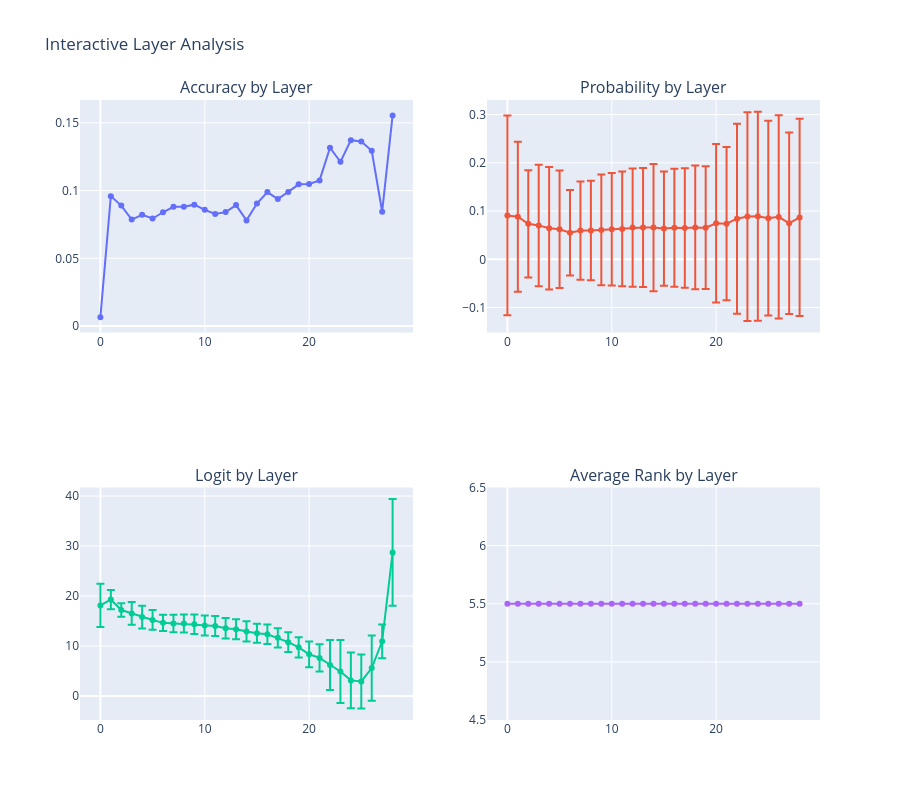
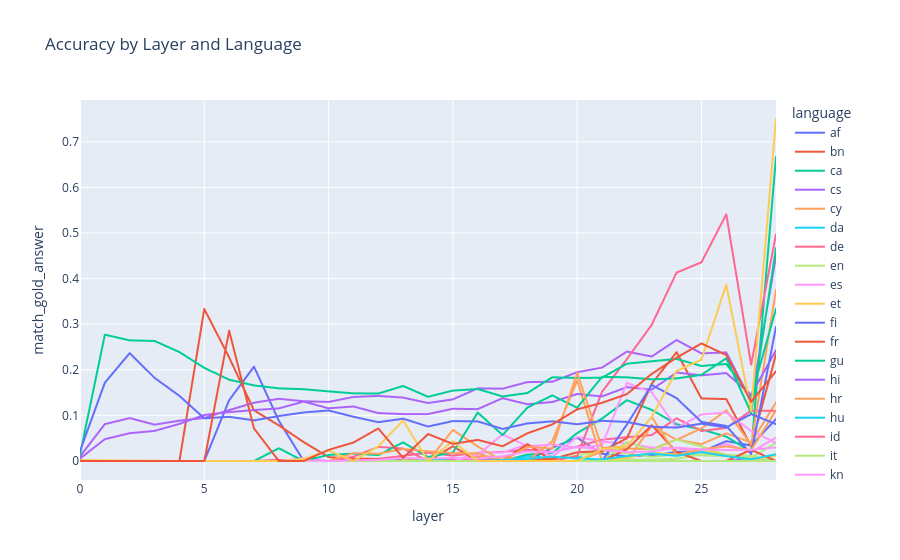
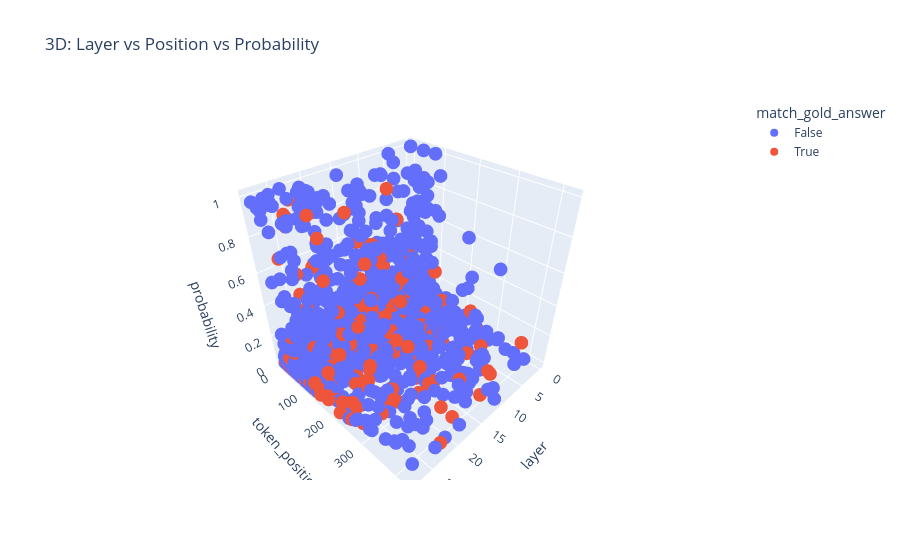

The notebook cell saved with these charts, in order:
### Code cell
print("Creating interactive Plotly visualizations...")

# Interactive layer progression
layer_stats = df.groupby('layer').agg({
    'match_gold_answer': 'mean',
    'probability': ['mean', 'std'],
    'logit': ['mean', 'std'],
    'rank': 'mean'
}).round(4)

layer_stats.columns = ['accuracy', 'prob_mean', 'prob_std', 'logit_mean', 'logit_std', 'avg_rank']
layer_stats = layer_stats.reset_index()

fig_interactive = make_subplots(
    rows=2, cols=2,
    subplot_titles=('Accuracy by Layer', 'Probability by Layer', 
                   'Logit by Layer', 'Average Rank by Layer'),
    specs=[[{"secondary_y": False}, {"secondary_y": False}],
           [{"secondary_y": False}, {"secondary_y": False}]]
)

# Add traces
fig_interactive.add_trace(
    go.Scatter(x=layer_stats['layer'], y=layer_stats['accuracy'], 
              mode='lines+markers', name='Accuracy'),
    row=1, col=1
)

fig_interactive.add_trace(
    go.Scatter(x=layer_stats['layer'], y=layer_stats['prob_mean'],
              error_y=dict(type='data', array=layer_stats['prob_std']),
              mode='lines+markers', name='Probability'),
    row=1, col=2
)

fig_interactive.add_trace(
    go.Scatter(x=layer_stats['layer'], y=layer_stats['logit_mean'],
              error_y=dict(type='data', array=layer_stats['logit_std']),
              mode='lines+markers', name='Logit'),
    row=2, col=1
)

fig_interactive.add_trace(
    go.Scatter(x=layer_stats['layer'], y=layer_stats['avg_rank'],
              mode='lines+markers', name='Avg Rank'),
    row=2, col=2
)

fig_interactive.update_layout(height=800, showlegend=False, 
                            title_text="Interactive Layer Analysis")
fig_interactive.show()

# Interactive language comparison
lang_layer_data = df.groupby(['language', 'layer'])['match_gold_answer'].mean().reset_index()
fig_lang = px.line(lang_layer_data, x='layer', y='match_gold_answer', 
                   color='language', title='Accuracy by Layer and Language')
fig_lang.show()

# Interactive 3D scatter
sample_3d = df.sample(5000)  # Sample for 3D plot performance
fig_3d = px.scatter_3d(sample_3d, x='layer', y='token_position', z='probability',
                       color='match_gold_answer', title='3D: Layer vs Position vs Probability')
fig_3d.show()

print("Analysis complete! All visualizations have been generated.")

### Figure 1 — Plotly figure (JSON) as saved in the notebook; plotly's stock layout.template omitted (floating-point values rounded to 4 significant figures)
{"data": [{"mode": "lines+markers", "name": "Accuracy", "type": "scatter", "x": [0, 1, 2, 3, 4, 5, 6, 7, 8, 9, 10, 11, 12, 13, 14, 15, 16, 17, 18, 19, 20, 21, 22, 23, 24, 25, 26, 27, 28], "xaxis": "x", "y": [0.0066, 0.0959, 0.0889, 0.0786, 0.0821, 0.0794, 0.084, 0.088, 0.0881, 0.0896, 0.0858, 0.0827, 0.0841, 0.0893, 0.078, 0.0904, 0.0989, 0.0938, 0.099, 0.1046, 0.1049, 0.1075, 0.1316, 0.1212, 0.1372, 0.1362, 0.1294, 0.0844, 0.1555], "yaxis": "y"}, {"error_y": {"array": [0.2071, 0.1555, 0.1111, 0.126, 0.1269, 0.1217, 0.0885, 0.102, 0.1031, 0.1146, 0.1167, 0.1191, 0.1224, 0.1234, 0.1318, 0.1184, 0.1222, 0.1239, 0.1282, 0.127, 0.1645, 0.159, 0.1969, 0.2162, 0.2168, 0.2018, 0.2107, 0.188, 0.2044], "type": "data"}, "mode": "lines+markers", "name": "Probability", "type": "scatter", "x": [0, 1, 2, 3, 4, 5, 6, 7, 8, 9, 10, 11, 12, 13, 14, 15, 16, 17, 18, 19, 20, 21, 22, 23, 24, 25, 26, 27, 28], "xaxis": "x2", "y": [0.091, 0.0884, 0.0736, 0.0703, 0.0644, 0.0623, 0.0551, 0.0595, 0.0598, 0.061, 0.0622, 0.0631, 0.0658, 0.0659, 0.0658, 0.0637, 0.0656, 0.0651, 0.0662, 0.0657, 0.0748, 0.0739, 0.0842, 0.0886, 0.0894, 0.0853, 0.088, 0.0747, 0.0868], "yaxis": "y2"}, {"error_y": {"array": [4.311, 1.924, 1.333, 2.269, 2.276, 1.968, 1.636, 1.754, 1.796, 1.96, 1.984, 1.981, 2.069, 1.998, 2.013, 1.898, 1.938, 1.915, 1.975, 2.027, 2.571, 2.728, 4.988, 6.296, 5.556, 5.391, 6.524, 3.398, 10.67], "type": "data"}, "mode": "lines+markers", "name": "Logit", "type": "scatter", "x": [0, 1, 2, 3, 4, 5, 6, 7, 8, 9, 10, 11, 12, 13, 14, 15, 16, 17, 18, 19, 20, 21, 22, 23, 24, 25, 26, 27, 28], "xaxis": "x3", "y": [18.13, 19.3, 17.2, 16.52, 15.78, 15.21, 14.64, 14.51, 14.52, 14.35, 14.11, 14.0, 13.56, 13.36, 12.92, 12.55, 12.35, 11.64, 10.77, 9.737, 8.344, 7.626, 6.211, 4.904, 3.127, 2.917, 5.591, 10.93, 28.72], "yaxis": "y3"}, {"mode": "lines+markers", "name": "Avg Rank", "type": "scatter", "x": [0, 1, 2, 3, 4, 5, 6, 7, 8, 9, 10, 11, 12, 13, 14, 15, 16, 17, 18, 19, 20, 21, 22, 23, 24, 25, 26, 27, 28], "xaxis": "x4", "y": [5.5, 5.5, 5.5, 5.5, 5.5, 5.5, 5.5, 5.5, 5.5, 5.5, 5.5, 5.5, 5.5, 5.5, 5.5, 5.5, 5.5, 5.5, 5.5, 5.5, 5.5, 5.5, 5.5, 5.5, 5.5, 5.5, 5.5, 5.5, 5.5], "yaxis": "y4"}], "layout": {"annotations": [{"font": {"size": 16}, "showarrow": false, "text": "Accuracy by Layer", "x": 0.225, "xanchor": "center", "xref": "paper", "y": 1, "yanchor": "bottom", "yref": "paper"}, {"font": {"size": 16}, "showarrow": false, "text": "Probability by Layer", "x": 0.775, "xanchor": "center", "xref": "paper", "y": 1, "yanchor": "bottom", "yref": "paper"}, {"font": {"size": 16}, "showarrow": false, "text": "Logit by Layer", "x": 0.225, "xanchor": "center", "xref": "paper", "y": 0.375, "yanchor": "bottom", "yref": "paper"}, {"font": {"size": 16}, "showarrow": false, "text": "Average Rank by Layer", "x": 0.775, "xanchor": "center", "xref": "paper", "y": 0.375, "yanchor": "bottom", "yref": "paper"}], "height": 800, "showlegend": false, "title": {"text": "Interactive Layer Analysis"}, "xaxis": {"anchor": "y", "domain": [0, 0.45]}, "xaxis2": {"anchor": "y2", "domain": [0.55, 1]}, "xaxis3": {"anchor": "y3", "domain": [0, 0.45]}, "xaxis4": {"anchor": "y4", "domain": [0.55, 1]}, "yaxis": {"anchor": "x", "domain": [0.625, 1]}, "yaxis2": {"anchor": "x2", "domain": [0.625, 1]}, "yaxis3": {"anchor": "x3", "domain": [0, 0.375]}, "yaxis4": {"anchor": "x4", "domain": [0, 0.375]}}}

### Figure 2 — Plotly figure (JSON) as saved in the notebook; plotly's stock layout.template omitted (floating-point values rounded to 4 significant figures)
{"data": [{"hovertemplate": "language=af<br>layer=%{x}<br>match_gold_answer=%{y}<extra></extra>", "legendgroup": "af", "line": {"color": "#636efa", "dash": "solid"}, "marker": {"symbol": "circle"}, "mode": "lines", "name": "af", "showlegend": true, "type": "scattergl", "x": [0, 1, 2, 3, 4, 5, 6, 7, 8, 9, 10, 11, 12, 13, 14, 15, 16, 17, 18, 19, 20, 21, 22, 23, 24, 25, 26, 27, 28], "xaxis": "x", "y": [0.0007924, 0.0, 0.0, 0.0, 0.0, 0.0, 0.1333, 0.2069, 0.08824, 0.0, 0.0, 0.0, 0.0, 0.0, 0.0, 0.005284, 0.008357, 0.0, 0.0, 0.02899, 0.05109, 0.01596, 0.01036, 0.0119, 0.0201, 0.02009, 0.04348, 0.03409, 0.09187], "yaxis": "y"}, {"hovertemplate": "language=bn<br>layer=%{x}<br>match_gold_answer=%{y}<extra></extra>", "legendgroup": "bn", "line": {"color": "#EF553B", "dash": "solid"}, "marker": {"symbol": "circle"}, "mode": "lines", "name": "bn", "showlegend": true, "type": "scattergl", "x": [0, 1, 2, 3, 4, 5, 6, 7, 8, 9, 10, 11, 12, 13, 14, 15, 16, 17, 18, 19, 20, 21, 22, 23, 24, 25, 26, 27, 28], "xaxis": "x", "y": [0.0, 0.0, 0.0, 0.0, 0.0, 0.0, 0.0, 0.0, 0.0, 0.0, 0.0, 0.0, 0.0, 0.0, 0.0, 0.0, 0.0, 0.0, 0.0, 0.0, 0.0, 0.0, 0.0, 0.0, 0.0, 0.0, 0.0, 0.0, 0.0], "yaxis": "y"}, {"hovertemplate": "language=ca<br>layer=%{x}<br>match_gold_answer=%{y}<extra></extra>", "legendgroup": "ca", "line": {"color": "#00cc96", "dash": "solid"}, "marker": {"symbol": "circle"}, "mode": "lines", "name": "ca", "showlegend": true, "type": "scattergl", "x": [0, 1, 2, 3, 4, 5, 6, 7, 8, 9, 10, 11, 12, 13, 14, 15, 16, 17, 18, 19, 20, 21, 22, 23, 24, 25, 26, 27, 28], "xaxis": "x", "y": [0.002327, 0.0, 0.0, 0.0, 0.0, 0.0, 0.0, 0.0, 0.0, 0.0, 0.0, 0.0, 0.0, 0.0, 0.0, 0.0, 0.0, 0.0, 0.01408, 0.01754, 0.06122, 0.09302, 0.1333, 0.1121, 0.08065, 0.06916, 0.05357, 0.02009, 0.6667], "yaxis": "y"}, {"hovertemplate": "language=cs<br>layer=%{x}<br>match_gold_answer=%{y}<extra></extra>", "legendgroup": "cs", "line": {"color": "#ab63fa", "dash": "solid"}, "marker": {"symbol": "circle"}, "mode": "lines", "name": "cs", "showlegend": true, "type": "scattergl", "x": [0, 2, 4, 6, 7, 8, 9, 10, 11, 12, 13, 14, 15, 16, 17, 18, 19, 20, 21, 22, 23, 24, 25, 26, 27, 28], "xaxis": "x", "y": [0.0, 0.0, 0.0, 0.0, 0.0, 0.0, 0.0, 0.0, 0.0, 0.0, 0.0, 0.0, 0.0, 0.0, 0.0, 0.0, 0.0, 0.0, 0.0, 0.0, 0.0, 0.0, 0.0, 0.0, 0.005988, 0.0], "yaxis": "y"}, {"hovertemplate": "language=cy<br>layer=%{x}<br>match_gold_answer=%{y}<extra></extra>", "legendgroup": "cy", "line": {"color": "#FFA15A", "dash": "solid"}, "marker": {"symbol": "circle"}, "mode": "lines", "name": "cy", "showlegend": true, "type": "scattergl", "x": [0, 1, 2, 3, 4, 5, 6, 7, 8, 9, 10, 11, 12, 13, 14, 15, 16, 17, 18, 19, 20, 21, 22, 23, 24, 25, 26, 27, 28], "xaxis": "x", "y": [0.0, 0.0, 0.0, 0.0, 0.0, 0.0, 0.0, 0.0, 0.0, 0.002703, 0.0, 0.0, 0.0, 0.0, 0.006849, 0.004843, 0.009709, 0.008982, 0.002309, 0.0, 0.0, 0.02058, 0.02745, 0.02579, 0.0471, 0.03695, 0.06061, 0.04056, 0.1282], "yaxis": "y"}, {"hovertemplate": "language=da<br>layer=%{x}<br>match_gold_answer=%{y}<extra></extra>", "legendgroup": "da", "line": {"color": "#19d3f3", "dash": "solid"}, "marker": {"symbol": "circle"}, "mode": "lines", "name": "da", "showlegend": true, "type": "scattergl", "x": [0, 4, 5, 6, 7, 8, 9, 10, 11, 12, 13, 14, 15, 16, 17, 18, 19, 20, 21, 22, 23, 24, 25, 26, 27, 28], "xaxis": "x", "y": [0.0, 0.0, 0.0, 0.0, 0.0, 0.0, 0.0, 0.0, 0.0, 0.0, 0.0, 0.0, 0.0, 0.0, 0.0, 0.0102, 0.00641, 0.009346, 0.0, 0.0, 0.0, 0.0, 0.0, 0.0, 0.00119, 0.0], "yaxis": "y"}, {"hovertemplate": "language=de<br>layer=%{x}<br>match_gold_answer=%{y}<extra></extra>", "legendgroup": "de", "line": {"color": "#FF6692", "dash": "solid"}, "marker": {"symbol": "circle"}, "mode": "lines", "name": "de", "showlegend": true, "type": "scattergl", "x": [0, 1, 2, 3, 4, 5, 6, 7, 8, 9, 10, 11, 12, 13, 14, 15, 16, 17, 18, 19, 20, 21, 22, 23, 24, 25, 26, 27, 28], "xaxis": "x", "y": [0.000452, 0.0, 0.0, 0.0, 0.0, 0.0, 0.0, 0.0, 0.002674, 0.0, 0.0, 0.002681, 0.00486, 0.01128, 0.01815, 0.01176, 0.01781, 0.02001, 0.02506, 0.01921, 0.03146, 0.0467, 0.05209, 0.05692, 0.09367, 0.06578, 0.07247, 0.1106, 0.11], "yaxis": "y"}, {"hovertemplate": "language=en<br>layer=%{x}<br>match_gold_answer=%{y}<extra></extra>", "legendgroup": "en", "line": {"color": "#B6E880", "dash": "solid"}, "marker": {"symbol": "circle"}, "mode": "lines", "name": "en", "showlegend": true, "type": "scattergl", "x": [0, 1, 2, 3, 4, 5, 6, 7, 8, 9, 10, 11, 12, 13, 14, 15, 16, 17, 18, 19, 20, 21, 22, 23, 24, 25, 26, 27, 28], "xaxis": "x", "y": [0.000126, 0.0, 0.0, 0.0, 0.0, 0.0, 0.0, 0.0, 0.0, 0.0, 0.0, 0.0005385, 0.001423, 0.0, 0.0, 0.001117, 0.000761, 0.001685, 0.003401, 0.004644, 0.01193, 0.02327, 0.01631, 0.00908, 0.01461, 0.01226, 0.01047, 0.006903, 0.04009], "yaxis": "y"}, {"hovertemplate": "language=es<br>layer=%{x}<br>match_gold_answer=%{y}<extra></extra>", "legendgroup": "es", "line": {"color": "#FF97FF", "dash": "solid"}, "marker": {"symbol": "circle"}, "mode": "lines", "name": "es", "showlegend": true, "type": "scattergl", "x": [0, 1, 2, 3, 4, 5, 6, 7, 8, 9, 10, 11, 12, 13, 14, 15, 16, 17, 18, 19, 20, 21, 22, 23, 24, 25, 26, 27, 28], "xaxis": "x", "y": [0.0004097, 0.0, 0.0, 0.0, 0.0, 0.0, 0.0, 0.0, 0.0, 0.006309, 0.0, 0.001908, 0.0, 0.0, 0.0, 0.0, 0.01826, 0.0186, 0.03672, 0.009259, 0.05291, 0.04225, 0.03902, 0.02959, 0.02797, 0.01942, 0.03738, 0.01962, 0.05128], "yaxis": "y"}, {"hovertemplate": "language=et<br>layer=%{x}<br>match_gold_answer=%{y}<extra></extra>", "legendgroup": "et", "line": {"color": "#FECB52", "dash": "solid"}, "marker": {"symbol": "circle"}, "mode": "lines", "name": "et", "showlegend": true, "type": "scattergl", "x": [0, 1, 2, 3, 4, 5, 6, 7, 8, 9, 10, 11, 12, 13, 14, 15, 16, 17, 18, 19, 20, 21, 22, 23, 24, 25, 26, 27, 28], "xaxis": "x", "y": [0.0, 0.0, 0.0, 0.0, 0.0, 0.0, 0.0, 0.0, 0.0, 0.0, 0.0, 0.0, 0.0, 0.0, 0.0, 0.0, 0.0, 0.0, 0.0, 0.0, 0.0, 0.0, 0.0, 0.0, 0.0, 0.0, 0.0, 0.0, 0.0], "yaxis": "y"}, {"hovertemplate": "language=fi<br>layer=%{x}<br>match_gold_answer=%{y}<extra></extra>", "legendgroup": "fi", "line": {"color": "#636efa", "dash": "solid"}, "marker": {"symbol": "circle"}, "mode": "lines", "name": "fi", "showlegend": true, "type": "scattergl", "x": [0, 1, 3, 4, 5, 6, 7, 8, 9, 10, 11, 12, 13, 14, 15, 16, 17, 18, 19, 20, 21, 22, 23, 24, 25, 26, 27, 28], "xaxis": "x", "y": [0.0, 0.0, 0.0, 0.0, 0.0, 0.0, 0.0, 0.0, 0.0, 0.0, 0.0, 0.0, 0.0, 0.0, 0.0, 0.0, 0.0, 0.0, 0.0, 0.0, 0.0, 0.0, 0.0, 0.0, 0.0, 0.0, 0.0, 0.0], "yaxis": "y"}, {"hovertemplate": "language=fr<br>layer=%{x}<br>match_gold_answer=%{y}<extra></extra>", "legendgroup": "fr", "line": {"color": "#EF553B", "dash": "solid"}, "marker": {"symbol": "circle"}, "mode": "lines", "name": "fr", "showlegend": true, "type": "scattergl", "x": [0, 1, 2, 3, 4, 5, 6, 7, 8, 9, 10, 11, 12, 13, 14, 15, 16, 17, 18, 19, 20, 21, 22, 23, 24, 25, 26, 27, 28], "xaxis": "x", "y": [0.0, 0.0, 0.0, 0.0, 0.0, 0.3333, 0.2273, 0.1111, 0.07812, 0.04138, 0.008559, 0.00491, 0.004762, 0.0007862, 0.00198, 0.0005872, 0.0, 0.002857, 0.004651, 0.004264, 0.01914, 0.02174, 0.04963, 0.1693, 0.2386, 0.1373, 0.1358, 0.03246, 0.2338], "yaxis": "y"}, {"hovertemplate": "language=gu<br>layer=%{x}<br>match_gold_answer=%{y}<extra></extra>", "legendgroup": "gu", "line": {"color": "#00cc96", "dash": "solid"}, "marker": {"symbol": "circle"}, "mode": "lines", "name": "gu", "showlegend": true, "type": "scattergl", "x": [0, 1, 2, 3, 4, 5, 6, 7, 8, 9, 10, 11, 12, 13, 14, 15, 16, 17, 18, 19, 20, 21, 22, 23, 24, 25, 26, 27, 28], "xaxis": "x", "y": [0.0, 0.0, 0.0, 0.0, 0.0, 0.0, 0.0, 0.0, 0.0, 0.0, 0.0, 0.0, 0.0, 0.0, 0.0, 0.0, 0.0, 0.0, 0.0, 0.0, 0.0, 0.0, 0.0, 0.0, 0.0, 0.0, 0.0, 0.0, 0.0], "yaxis": "y"}, {"hovertemplate": "language=hi<br>layer=%{x}<br>match_gold_answer=%{y}<extra></extra>", "legendgroup": "hi", "line": {"color": "#ab63fa", "dash": "solid"}, "marker": {"symbol": "circle"}, "mode": "lines", "name": "hi", "showlegend": true, "type": "scattergl", "x": [0, 1, 2, 3, 4, 5, 6, 7, 8, 9, 10, 11, 12, 13, 14, 15, 16, 17, 18, 19, 20, 21, 22, 23, 24, 25, 26, 27, 28], "xaxis": "x", "y": [0.01013, 0.08087, 0.09406, 0.07968, 0.08842, 0.09432, 0.1116, 0.1278, 0.1365, 0.1309, 0.1296, 0.1404, 0.1427, 0.139, 0.1271, 0.1351, 0.1593, 0.1586, 0.1731, 0.1738, 0.1947, 0.2048, 0.24, 0.2291, 0.2652, 0.236, 0.2381, 0.1312, 0.4491], "yaxis": "y"}, {"hovertemplate": "language=hr<br>layer=%{x}<br>match_gold_answer=%{y}<extra></extra>", "legendgroup": "hr", "line": {"color": "#FFA15A", "dash": "solid"}, "marker": {"symbol": "circle"}, "mode": "lines", "name": "hr", "showlegend": true, "type": "scattergl", "x": [0, 4, 5, 6, 7, 8, 9, 10, 11, 12, 13, 14, 15, 16, 17, 18, 19, 20, 21, 22, 23, 24, 25, 26, 27, 28], "xaxis": "x", "y": [0.0, 0.0, 0.0, 0.0, 0.0, 0.0, 0.0, 0.0, 0.0, 0.0, 0.0, 0.0, 0.06818, 0.03191, 0.0, 0.0, 0.04348, 0.1765, 0.0, 0.0, 0.07692, 0.04651, 0.07143, 0.1111, 0.0356, 0.375], "yaxis": "y"}, {"hovertemplate": "language=hu<br>layer=%{x}<br>match_gold_answer=%{y}<extra></extra>", "legendgroup": "hu", "line": {"color": "#19d3f3", "dash": "solid"}, "marker": {"symbol": "circle"}, "mode": "lines", "name": "hu", "showlegend": true, "type": "scattergl", "x": [0, 5, 6, 7, 8, 9, 10, 11, 12, 13, 14, 15, 16, 17, 18, 19, 21, 22, 23, 24, 25, 26, 27], "xaxis": "x", "y": [0.0, 0.0, 0.0, 0.0, 0.0, 0.0, 0.0, 0.0, 0.0, 0.0, 0.0, 0.0, 0.0, 0.0, 0.0, 0.0, 0.0, 0.0, 0.0, 0.0, 0.0, 0.0, 0.0], "yaxis": "y"}, {"hovertemplate": "language=id<br>layer=%{x}<br>match_gold_answer=%{y}<extra></extra>", "legendgroup": "id", "line": {"color": "#FF6692", "dash": "solid"}, "marker": {"symbol": "circle"}, "mode": "lines", "name": "id", "showlegend": true, "type": "scattergl", "x": [0, 1, 4, 5, 6, 7, 8, 9, 10, 11, 12, 13, 14, 15, 16, 17, 18, 19, 20, 21, 22, 23, 24, 25, 26, 27, 28], "xaxis": "x", "y": [0.0, 0.0, 0.0, 0.0, 0.0, 0.0, 0.0, 0.0, 0.0, 0.009346, 0.03096, 0.02732, 0.0, 0.00266, 0.004706, 0.0, 0.0, 0.0, 0.01099, 0.1516, 0.2235, 0.2987, 0.4131, 0.4358, 0.5411, 0.2112, 0.497], "yaxis": "y"}, {"hovertemplate": "language=it<br>layer=%{x}<br>match_gold_answer=%{y}<extra></extra>", "legendgroup": "it", "line": {"color": "#B6E880", "dash": "solid"}, "marker": {"symbol": "circle"}, "mode": "lines", "name": "it", "showlegend": true, "type": "scattergl", "x": [0, 1, 2, 3, 4, 5, 6, 7, 8, 9, 10, 11, 12, 13, 14, 15, 16, 17, 18, 19, 20, 21, 22, 23, 24, 25, 26, 27, 28], "xaxis": "x", "y": [0.0003461, 0.0, 0.0, 0.0, 0.0, 0.0, 0.0, 0.0, 0.0, 0.0, 0.0, 0.0, 0.0, 0.0, 0.0, 0.0, 0.0, 0.0, 0.0, 0.0, 0.0, 0.0, 0.002725, 0.002667, 0.00489, 0.01449, 0.01003, 0.004509, 0.0], "yaxis": "y"}, {"hovertemplate": "language=kn<br>layer=%{x}<br>match_gold_answer=%{y}<extra></extra>", "legendgroup": "kn", "line": {"color": "#FF97FF", "dash": "solid"}, "marker": {"symbol": "circle"}, "mode": "lines", "name": "kn", "showlegend": true, "type": "scattergl", "x": [0, 1, 2, 3, 4, 5, 6, 7, 8, 9, 10, 11, 12, 13, 14, 15, 16, 17, 18, 19, 20, 21, 22, 23, 24, 25, 26, 27, 28], "xaxis": "x", "y": [0.0, 0.0, 0.0, 0.0, 0.0, 0.0, 0.0, 0.0, 0.0, 0.0, 0.0, 0.0, 0.0, 0.0, 0.0, 0.0, 0.0, 0.0, 0.0, 0.0, 0.0, 0.0, 0.0, 0.0, 0.0, 0.0, 0.0, 0.0, 0.0], "yaxis": "y"}, {"hovertemplate": "language=lt<br>layer=%{x}<br>match_gold_answer=%{y}<extra></extra>", "legendgroup": "lt", "line": {"color": "#FECB52", "dash": "solid"}, "marker": {"symbol": "circle"}, "mode": "lines", "name": "lt", "showlegend": true, "type": "scattergl", "x": [0, 5, 6, 7, 8, 9, 10, 11, 12, 13, 14, 15, 16, 17, 18, 19, 20, 21, 22, 23, 24, 25, 26, 27, 28], "xaxis": "x", "y": [0.0, 0.0, 0.0, 0.0, 0.0, 0.0, 0.0, 0.0, 0.0, 0.0, 0.0, 0.0, 0.0, 0.0, 0.0, 0.0, 0.0, 0.0, 0.0, 0.0, 0.0, 0.0, 0.0, 0.0, 0.0], "yaxis": "y"}, {"hovertemplate": "language=lv<br>layer=%{x}<br>match_gold_answer=%{y}<extra></extra>", "legendgroup": "lv", "line": {"color": "#636efa", "dash": "solid"}, "marker": {"symbol": "circle"}, "mode": "lines", "name": "lv", "showlegend": true, "type": "scattergl", "x": [0, 4, 5, 6, 7, 8, 9, 10, 11, 12, 13, 14, 15, 16, 17, 18, 19, 20, 21, 22, 23, 24, 25, 26, 27, 28], "xaxis": "x", "y": [0.0, 0.0, 0.0, 0.0, 0.0, 0.0, 0.0, 0.0, 0.0, 0.0, 0.0, 0.0, 0.0, 0.0, 0.0, 0.0, 0.0, 0.0, 0.0, 0.0, 0.0, 0.0, 0.0, 0.0, 0.0, 0.0], "yaxis": "y"}, {"hovertemplate": "language=ml<br>layer=%{x}<br>match_gold_answer=%{y}<extra></extra>", "legendgroup": "ml", "line": {"color": "#EF553B", "dash": "solid"}, "marker": {"symbol": "circle"}, "mode": "lines", "name": "ml", "showlegend": true, "type": "scattergl", "x": [0, 1, 2, 3, 4, 5, 6, 7, 8, 9, 10, 11, 12, 13, 14, 15, 16, 17, 18, 19, 20, 21, 22, 23, 24, 25, 26, 27], "xaxis": "x", "y": [0.0, 0.0, 0.0, 0.0, 0.0, 0.0, 0.0, 0.0, 0.0, 0.0, 0.0, 0.0, 0.0, 0.0, 0.0, 0.0, 0.0, 0.0, 0.0, 0.0, 0.0, 0.0, 0.0, 0.0, 0.0, 0.0, 0.0, 0.0], "yaxis": "y"}, {"hovertemplate": "language=mr<br>layer=%{x}<br>match_gold_answer=%{y}<extra></extra>", "legendgroup": "mr", "line": {"color": "#00cc96", "dash": "solid"}, "marker": {"symbol": "circle"}, "mode": "lines", "name": "mr", "showlegend": true, "type": "scattergl", "x": [0, 1, 2, 3, 4, 5, 6, 7, 8, 9, 10, 11, 12, 13, 14, 15, 16, 17, 18, 19, 20, 21, 22, 23, 24, 25, 26, 27, 28], "xaxis": "x", "y": [0.01387, 0.277, 0.2646, 0.2633, 0.2388, 0.2043, 0.1782, 0.1658, 0.1593, 0.1574, 0.1527, 0.1484, 0.1479, 0.1646, 0.1408, 0.1544, 0.1578, 0.1416, 0.1491, 0.1836, 0.1821, 0.1827, 0.2133, 0.2187, 0.2238, 0.2084, 0.2128, 0.1416, 0.3337], "yaxis": "y"}, {"hovertemplate": "language=ne<br>layer=%{x}<br>match_gold_answer=%{y}<extra></extra>", "legendgroup": "ne", "line": {"color": "#ab63fa", "dash": "solid"}, "marker": {"symbol": "circle"}, "mode": "lines", "name": "ne", "showlegend": true, "type": "scattergl", "x": [0, 1, 2, 3, 4, 5, 6, 7, 8, 9, 10, 11, 12, 13, 14, 15, 16, 17, 18, 19, 20, 21, 22, 23, 24, 25, 26, 27, 28], "xaxis": "x", "y": [0.005424, 0.04785, 0.06094, 0.06598, 0.08144, 0.101, 0.1073, 0.1117, 0.1154, 0.1303, 0.1156, 0.1196, 0.1051, 0.1028, 0.1029, 0.1145, 0.1138, 0.1378, 0.1245, 0.1294, 0.147, 0.1416, 0.162, 0.1564, 0.194, 0.1878, 0.1928, 0.1453, 0.2429], "yaxis": "y"}, {"hovertemplate": "language=nl<br>layer=%{x}<br>match_gold_answer=%{y}<extra></extra>", "legendgroup": "nl", "line": {"color": "#FFA15A", "dash": "solid"}, "marker": {"symbol": "circle"}, "mode": "lines", "name": "nl", "showlegend": true, "type": "scattergl", "x": [0, 1, 4, 5, 6, 7, 8, 9, 10, 11, 12, 13, 14, 15, 16, 17, 18, 19, 20, 21, 22, 23, 24, 25, 26, 27, 28], "xaxis": "x", "y": [0.0, 0.0, 0.0, 0.0, 0.0, 0.0, 0.0, 0.0, 0.0, 0.0, 0.0, 0.0, 0.0, 0.0, 0.0, 0.0, 0.0, 0.0, 0.0, 0.0, 0.0, 0.0, 0.0, 0.0, 0.0, 0.0, 0.0], "yaxis": "y"}, {"hovertemplate": "language=no<br>layer=%{x}<br>match_gold_answer=%{y}<extra></extra>", "legendgroup": "no", "line": {"color": "#19d3f3", "dash": "solid"}, "marker": {"symbol": "circle"}, "mode": "lines", "name": "no", "showlegend": true, "type": "scattergl", "x": [0, 1, 3, 4, 5, 6, 7, 8, 9, 10, 11, 12, 13, 14, 15, 16, 17, 18, 19, 20, 21, 22, 23, 24, 25, 26, 27, 28], "xaxis": "x", "y": [0.0, 0.0, 0.0, 0.0, 0.0, 0.0, 0.0, 0.0, 0.0, 0.0, 0.0, 0.0, 0.0, 0.0, 0.0, 0.0, 0.001271, 0.0, 0.0, 0.0, 0.0, 0.0, 0.0, 0.0, 0.0, 0.0, 0.0005086, 0.0], "yaxis": "y"}, {"hovertemplate": "language=pa<br>layer=%{x}<br>match_gold_answer=%{y}<extra></extra>", "legendgroup": "pa", "line": {"color": "#FF6692", "dash": "solid"}, "marker": {"symbol": "circle"}, "mode": "lines", "name": "pa", "showlegend": true, "type": "scattergl", "x": [0, 1, 2, 3, 4, 5, 6, 7, 8, 9, 10, 11, 12, 13, 14, 15, 16, 17, 18, 19, 20, 21, 22, 23, 24, 25, 26, 27, 28], "xaxis": "x", "y": [0.0, 0.0, 0.0, 0.0, 0.0, 0.0, 0.0, 0.0, 0.0, 0.0, 0.0, 0.0, 0.0, 0.0, 0.0, 0.0, 0.0, 0.0, 0.0, 0.0, 0.0, 0.0, 0.0, 0.0, 0.0, 0.0, 0.0, 0.0, 0.0], "yaxis": "y"}, {"hovertemplate": "language=pl<br>layer=%{x}<br>match_gold_answer=%{y}<extra></extra>", "legendgroup": "pl", "line": {"color": "#B6E880", "dash": "solid"}, "marker": {"symbol": "circle"}, "mode": "lines", "name": "pl", "showlegend": true, "type": "scattergl", "x": [0, 6, 7, 8, 9, 10, 11, 12, 13, 14, 15, 16, 17, 18, 19, 20, 21, 22, 23, 24, 25, 26, 27, 28], "xaxis": "x", "y": [0.0, 0.0, 0.0, 0.0, 0.0, 0.0, 0.0, 0.0, 0.0, 0.0, 0.0, 0.0, 0.0, 0.0, 0.0, 0.0, 0.0, 0.04167, 0.02326, 0.04688, 0.03175, 0.01351, 0.01106, 0.0], "yaxis": "y"}, {"hovertemplate": "language=pt<br>layer=%{x}<br>match_gold_answer=%{y}<extra></extra>", "legendgroup": "pt", "line": {"color": "#FF97FF", "dash": "solid"}, "marker": {"symbol": "circle"}, "mode": "lines", "name": "pt", "showlegend": true, "type": "scattergl", "x": [0, 3, 4, 5, 6, 7, 8, 9, 10, 11, 12, 13, 14, 15, 16, 17, 18, 19, 20, 21, 22, 23, 24, 25, 26, 27, 28], "xaxis": "x", "y": [0.0008163, 0.0, 0.0, 0.0, 0.0, 0.0, 0.0, 0.0, 0.0, 0.0, 0.0, 0.0, 0.0, 0.0, 0.01351, 0.05814, 0.03243, 0.03597, 0.02954, 0.0339, 0.1712, 0.1506, 0.07287, 0.102, 0.1063, 0.06593, 0.03986], "yaxis": "y"}, {"hovertemplate": "language=ro<br>layer=%{x}<br>match_gold_answer=%{y}<extra></extra>", "legendgroup": "ro", "line": {"color": "#FECB52", "dash": "solid"}, "marker": {"symbol": "circle"}, "mode": "lines", "name": "ro", "showlegend": true, "type": "scattergl", "x": [0, 1, 3, 4, 5, 6, 7, 8, 9, 10, 11, 12, 13, 14, 15, 16, 17, 18, 19, 20, 21, 22, 23, 24, 25, 26, 27, 28], "xaxis": "x", "y": [0.0, 0.0, 0.0, 0.0, 0.0, 0.0, 0.0, 0.0, 0.0, 0.0, 0.0, 0.0, 0.0, 0.001764, 0.0, 0.0, 0.0, 0.0, 0.0, 0.0, 0.0, 0.006993, 0.01843, 0.01404, 0.02564, 0.01159, 0.002269, 0.01149], "yaxis": "y"}, {"hovertemplate": "language=sk<br>layer=%{x}<br>match_gold_answer=%{y}<extra></extra>", "legendgroup": "sk", "line": {"color": "#636efa", "dash": "solid"}, "marker": {"symbol": "circle"}, "mode": "lines", "name": "sk", "showlegend": true, "type": "scattergl", "x": [0, 6, 7, 8, 9, 10, 11, 12, 13, 14, 15, 16, 17, 18, 19, 20, 21, 22, 23, 24, 25, 26, 27, 28], "xaxis": "x", "y": [0.0, 0.0, 0.0, 0.0, 0.0, 0.0, 0.0, 0.0, 0.0, 0.0, 0.0, 0.0, 0.0, 0.0, 0.0, 0.0, 0.0, 0.08, 0.1667, 0.1379, 0.08571, 0.07692, 0.01523, 0.2941], "yaxis": "y"}, {"hovertemplate": "language=sl<br>layer=%{x}<br>match_gold_answer=%{y}<extra></extra>", "legendgroup": "sl", "line": {"color": "#EF553B", "dash": "solid"}, "marker": {"symbol": "circle"}, "mode": "lines", "name": "sl", "showlegend": true, "type": "scattergl", "x": [0, 2, 6, 7, 8, 9, 10, 11, 12, 13, 14, 15, 16, 17, 18, 19, 20, 21, 22, 23, 24, 25, 26, 27, 28], "xaxis": "x", "y": [0.0, 0.0, 0.0, 0.0, 0.0, 0.0, 0.0, 0.0, 0.0, 0.0, 0.0, 0.03226, 0.0, 0.0, 0.03704, 0.0, 0.0, 0.0, 0.02564, 0.07843, 0.01961, 0.0, 0.0, 0.02463, 0.0], "yaxis": "y"}, {"hovertemplate": "language=so<br>layer=%{x}<br>match_gold_answer=%{y}<extra></extra>", "legendgroup": "so", "line": {"color": "#00cc96", "dash": "solid"}, "marker": {"symbol": "circle"}, "mode": "lines", "name": "so", "showlegend": true, "type": "scattergl", "x": [0, 1, 2, 3, 4, 5, 6, 7, 8, 9, 10, 11, 12, 13, 14, 15, 16, 17, 18, 19, 20, 21, 22, 23, 24, 25, 26, 27, 28], "xaxis": "x", "y": [0.0, 0.0, 0.0, 0.0, 0.0, 0.0, 0.0, 0.0, 0.02778, 0.0, 0.01333, 0.01626, 0.0129, 0.04082, 0.008696, 0.01855, 0.1063, 0.05696, 0.1173, 0.1439, 0.1167, 0.1844, 0.1835, 0.1791, 0.1811, 0.1889, 0.2251, 0.1055, 0.4667], "yaxis": "y"}, {"hovertemplate": "language=sq<br>layer=%{x}<br>match_gold_answer=%{y}<extra></extra>", "legendgroup": "sq", "line": {"color": "#ab63fa", "dash": "solid"}, "marker": {"symbol": "circle"}, "mode": "lines", "name": "sq", "showlegend": true, "type": "scattergl", "x": [0, 1, 4, 5, 6, 7, 8, 9, 10, 11, 12, 13, 14, 15, 16, 17, 18, 19, 20, 21, 22, 23, 24, 25, 26, 27, 28], "xaxis": "x", "y": [0.0, 0.0, 0.0, 0.0, 0.0, 0.0, 0.0, 0.0, 0.0, 0.0, 0.0, 0.0, 0.0, 0.0, 0.0, 0.0, 0.0, 0.0, 0.0, 0.0, 0.0, 0.0, 0.0, 0.0, 0.0, 0.0, 0.0], "yaxis": "y"}, {"hovertemplate": "language=sv<br>layer=%{x}<br>match_gold_answer=%{y}<extra></extra>", "legendgroup": "sv", "line": {"color": "#FFA15A", "dash": "solid"}, "marker": {"symbol": "circle"}, "mode": "lines", "name": "sv", "showlegend": true, "type": "scattergl", "x": [0, 1, 3, 4, 5, 6, 7, 8, 9, 10, 11, 12, 13, 14, 15, 16, 17, 18, 19, 20, 21, 22, 23, 24, 25, 26, 27, 28], "xaxis": "x", "y": [0.001299, 0.0, 0.0, 0.0, 0.0, 0.0, 0.0, 0.0, 0.0, 0.0, 0.01724, 0.01587, 0.02632, 0.02128, 0.01724, 0.01667, 0.0, 0.03125, 0.02703, 0.1935, 0.02857, 0.03226, 0.09677, 0.0125, 0.02597, 0.032, 0.024, 0.1111], "yaxis": "y"}, {"hovertemplate": "language=sw<br>layer=%{x}<br>match_gold_answer=%{y}<extra></extra>", "legendgroup": "sw", "line": {"color": "#19d3f3", "dash": "solid"}, "marker": {"symbol": "circle"}, "mode": "lines", "name": "sw", "showlegend": true, "type": "scattergl", "x": [0, 3, 4, 5, 6, 7, 8, 9, 10, 11, 12, 13, 14, 15, 16, 17, 18, 19, 20, 21, 22, 23, 24, 25, 26, 27, 28], "xaxis": "x", "y": [0.0, 0.0, 0.0, 0.0, 0.0, 0.0, 0.0, 0.0, 0.0, 0.0, 0.0, 0.006601, 0.004412, 0.0, 0.0, 0.002345, 0.004751, 0.009756, 0.005258, 0.003425, 0.01069, 0.01632, 0.01134, 0.01966, 0.01085, 0.003663, 0.01473], "yaxis": "y"}, {"hovertemplate": "language=ta<br>layer=%{x}<br>match_gold_answer=%{y}<extra></extra>", "legendgroup": "ta", "line": {"color": "#FF6692", "dash": "solid"}, "marker": {"symbol": "circle"}, "mode": "lines", "name": "ta", "showlegend": true, "type": "scattergl", "x": [0, 1, 2, 3, 4, 5, 6, 7, 8, 9, 10, 11, 12, 13, 14, 15, 16, 17, 18, 19, 20, 21, 22, 23, 24, 25, 26, 27], "xaxis": "x", "y": [0.0, 0.0, 0.0, 0.0, 0.0, 0.0, 0.0, 0.0, 0.0, 0.0, 0.0, 0.0, 0.0, 0.0, 0.0, 0.0, 0.0, 0.0, 0.0, 0.0, 0.0, 0.0, 0.0, 0.0, 0.0, 0.0, 0.0, 0.0], "yaxis": "y"}, {"hovertemplate": "language=te<br>layer=%{x}<br>match_gold_answer=%{y}<extra></extra>", "legendgroup": "te", "line": {"color": "#B6E880", "dash": "solid"}, "marker": {"symbol": "circle"}, "mode": "lines", "name": "te", "showlegend": true, "type": "scattergl", "x": [0, 1, 2, 3, 4, 5, 6, 7, 8, 9, 10, 11, 12, 13, 14, 15, 16, 17, 18, 19, 20, 21, 22, 23, 24, 25, 26, 27, 28], "xaxis": "x", "y": [0.0, 0.0, 0.0, 0.0, 0.0, 0.0, 0.0, 0.0, 0.0, 0.0, 0.0, 0.0, 0.0, 0.0, 0.0, 0.0, 0.0, 0.0, 0.0, 0.0, 0.0, 0.0, 0.0, 0.0, 0.0, 0.0, 0.0, 0.0, 0.0], "yaxis": "y"}, {"hovertemplate": "language=tl<br>layer=%{x}<br>match_gold_answer=%{y}<extra></extra>", "legendgroup": "tl", "line": {"color": "#FF97FF", "dash": "solid"}, "marker": {"symbol": "circle"}, "mode": "lines", "name": "tl", "showlegend": true, "type": "scattergl", "x": [0, 1, 2, 3, 4, 5, 6, 7, 8, 9, 10, 11, 12, 13, 14, 15, 16, 17, 18, 19, 20, 21, 22, 23, 24, 25, 26, 27, 28], "xaxis": "x", "y": [0.001111, 0.0, 0.0, 0.0, 0.0, 0.0, 0.0, 0.0, 0.0, 0.001261, 0.0, 0.001225, 0.002636, 0.006793, 0.005313, 0.006959, 0.004954, 0.01043, 0.02098, 0.01925, 0.03072, 0.02477, 0.01937, 0.02076, 0.02911, 0.02559, 0.02404, 0.0244, 0.02977], "yaxis": "y"}, {"hovertemplate": "language=tr<br>layer=%{x}<br>match_gold_answer=%{y}<extra></extra>", "legendgroup": "tr", "line": {"color": "#FECB52", "dash": "solid"}, "marker": {"symbol": "circle"}, "mode": "lines", "name": "tr", "showlegend": true, "type": "scattergl", "x": [0, 4, 5, 6, 7, 8, 9, 10, 11, 12, 13, 14, 15, 16, 17, 18, 19, 20, 21, 22, 23, 24, 25, 26, 27, 28], "xaxis": "x", "y": [0.001916, 0.0, 0.0, 0.0, 0.0, 0.0, 0.004651, 0.02326, 0.0, 0.03226, 0.08889, 0.0, 0.04348, 0.0, 0.0, 0.0, 0.0, 0.0, 0.02597, 0.03196, 0.09639, 0.1975, 0.2222, 0.3869, 0.1089, 0.75], "yaxis": "y"}, {"hovertemplate": "language=unknown<br>layer=%{x}<br>match_gold_answer=%{y}<extra></extra>", "legendgroup": "unknown", "line": {"color": "#636efa", "dash": "solid"}, "marker": {"symbol": "circle"}, "mode": "lines", "name": "unknown", "showlegend": true, "type": "scattergl", "x": [0, 1, 2, 3, 4, 5, 6, 7, 8, 9, 10, 11, 12, 13, 14, 15, 16, 17, 18, 19, 20, 21, 22, 23, 24, 25, 26, 27, 28], "xaxis": "x", "y": [0.02183, 0.1717, 0.2366, 0.1823, 0.1428, 0.09359, 0.09685, 0.0891, 0.09861, 0.1065, 0.1108, 0.09708, 0.08511, 0.0928, 0.07558, 0.08757, 0.08681, 0.07032, 0.08246, 0.08701, 0.08053, 0.08813, 0.08566, 0.07512, 0.07319, 0.08188, 0.07361, 0.103, 0.08091], "yaxis": "y"}, {"hovertemplate": "language=vi<br>layer=%{x}<br>match_gold_answer=%{y}<extra></extra>", "legendgroup": "vi", "line": {"color": "#EF553B", "dash": "solid"}, "marker": {"symbol": "circle"}, "mode": "lines", "name": "vi", "showlegend": true, "type": "scattergl", "x": [0, 1, 4, 5, 6, 7, 8, 9, 10, 11, 12, 13, 14, 15, 16, 17, 18, 19, 20, 21, 22, 23, 24, 25, 26, 27, 28], "xaxis": "x", "y": [0.0, 0.0, 0.0, 0.0, 0.2857, 0.07143, 0.0, 0.0, 0.02439, 0.04046, 0.07143, 0.00678, 0.05911, 0.0375, 0.04632, 0.03241, 0.06073, 0.08019, 0.1132, 0.1276, 0.1466, 0.1909, 0.2266, 0.2578, 0.2323, 0.1297, 0.197], "yaxis": "y"}], "layout": {"legend": {"title": {"text": "language"}, "tracegroupgap": 0}, "title": {"text": "Accuracy by Layer and Language"}, "xaxis": {"anchor": "y", "domain": [0, 1], "title": {"text": "layer"}}, "yaxis": {"anchor": "x", "domain": [0, 1], "title": {"text": "match_gold_answer"}}}}

### Figure 3 — Plotly figure (JSON) as saved in the notebook; plotly's stock layout.template omitted (floating-point values rounded to 4 significant figures; data arrays with more than 128 entries replaced by an {"elided": "..."} marker saying what was removed)
{"data": [{"hovertemplate": "match_gold_answer=False<br>layer=%{x}<br>token_position=%{y}<br>probability=%{z}<extra></extra>", "legendgroup": "False", "marker": {"color": "#636efa", "symbol": "circle"}, "mode": "markers", "name": "False", "scene": "scene", "showlegend": true, "type": "scatter3d", "x": {"elided": "4528 int values"}, "y": {"elided": "4528 int values"}, "z": {"elided": "4528 float values"}}, {"hovertemplate": "match_gold_answer=True<br>layer=%{x}<br>token_position=%{y}<br>probability=%{z}<extra></extra>", "legendgroup": "True", "marker": {"color": "#EF553B", "symbol": "circle"}, "mode": "markers", "name": "True", "scene": "scene", "showlegend": true, "type": "scatter3d", "x": {"elided": "472 int values"}, "y": {"elided": "472 int values"}, "z": {"elided": "472 float values"}}], "layout": {"legend": {"title": {"text": "match_gold_answer"}, "tracegroupgap": 0}, "scene": {"domain": {"x": [0, 1], "y": [0, 1]}, "xaxis": {"title": {"text": "layer"}}, "yaxis": {"title": {"text": "token_position"}}, "zaxis": {"title": {"text": "probability"}}}, "title": {"text": "3D: Layer vs Position vs Probability"}}}
